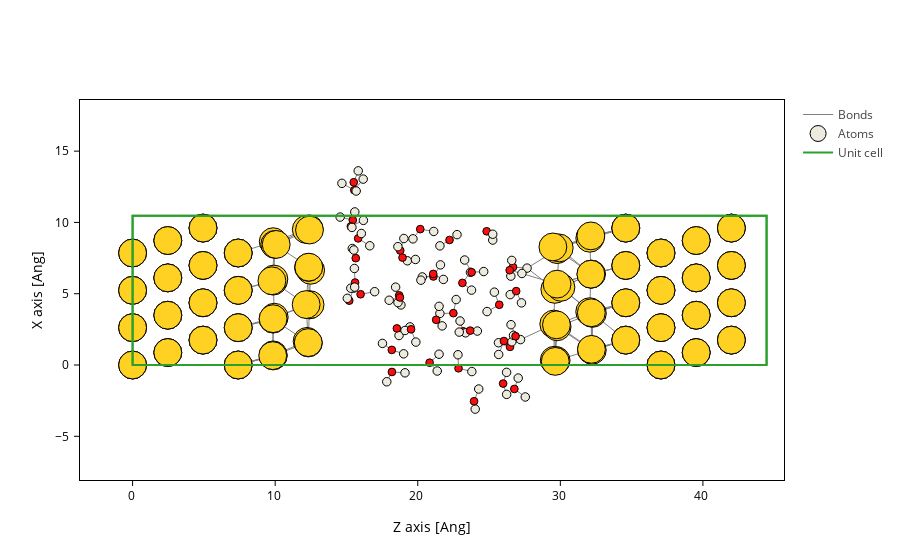

Notebook code for this chart:
### Markdown cell above
If you look at the structure of our root directory, you should be able to see five directories, but now let us start only with those two: `electrode` and `device_water`.

In TranSIESTA, our main system is connected to electrodes in which we can control the Fermi levels. These electrodes are included in our main system (`device_water`), but before running our system we need to perform a bulk run of our electrode. This is because the Hamiltonian of the bulk run is used by TranSIESTA to compute the self-energies.

Then, you should also see that the `device_water` folder contains two folders prepared to run two calculations, one at 0V and one at -0.5V.

The folders should contain:
- `*.psf` files: The pseudopotentials that SIESTA uses to account for the core electrons.
- `*.fdf` files: The input files of SIESTA runs. All the options that you can tune in SIESTA (functionals, tolerance thresholds, k-grid, ...) are passed through these files. These files also contain the atomic coordinates and lattice of the system. In the case of the device we have splitted all the options that we want to use in multiple files, but you can check that the main one `device.fdf`, uses `%include` directives to include the contents of the others.
- `*.TSDE` files: Only in the device folders. This file contains a preconverged density matrix so that SIESTA can start from there. The purpose of this is to make the tutorial faster.

The first thing that we will do is to get familiar with the system that we will simulate. In the following cell we print some information of the structure and then plot it:

**NOTE**: If you are in Google Colab and you can't see the plot, rerun the cell to allow third-party widgets in the `Setting up Google Colab` section.

### Code cell
device_QM = sisl.Geometry.read(tutorial_root / "device_water_QM/0V/device.fdf")
# print(device_QM)
device_QM.plot(axes="zx")

### Figure 1 — Plotly figure (JSON) as saved in the notebook; plotly's stock layout.template omitted (floating-point values rounded to 4 significant figures; data arrays with more than 128 entries replaced by an {"elided": "..."} marker saying what was removed)
{"data": [{"line": {"color": "gray", "width": 1}, "meta": {}, "mode": "lines", "name": "Bonds", "opacity": 1, "type": "scatter", "x": {"elided": "3570 float values"}, "y": {"elided": "3570 float values"}}, {"marker": {"color": {"elided": "264 str values"}, "line": {"color": "black", "width": 1}, "opacity": 1, "size": {"elided": "264 float values"}}, "meta": {}, "mode": "markers", "name": "Atoms", "opacity": 1, "type": "scatter", "x": {"elided": "264 float values"}, "y": {"elided": "264 float values"}}, {"meta": {}, "mode": "lines", "name": "Unit cell", "type": "scatter", "x": [0.0, 0.0, 0.0, 44.47, 44.47, 0.0, NaN, 44.47, 44.47, 0.0, 0.0, 44.47, 44.47, NaN, 0.0, 0.0, NaN, 44.47, 44.47], "y": [0.0, 0.0, 10.48, 10.48, 0.0, 0.0, NaN, 0.0, 0.0, 0.0, 10.48, 10.48, 0.0, NaN, 10.48, 10.48, NaN, 10.48, 10.48]}], "layout": {"scene": {"aspectmode": "data", "xaxis": {"title": {"text": "Z axis [Ang]"}}, "yaxis": {"title": {"text": "X axis [Ang]"}}}, "xaxis": {"scaleanchor": "y", "scaleratio": 1, "title": {"text": "Z axis [Ang]"}}, "yaxis": {"title": {"text": "X axis [Ang]"}}}}
